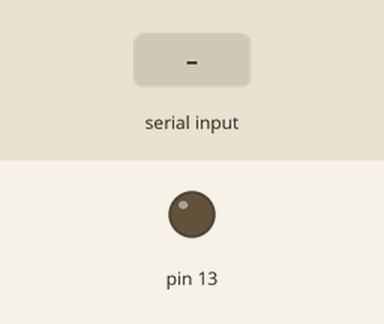
Bench run of a sketch on a simulated Arduino Uno, built with avr-gcc and run on an emulated ATmega328P. Shown: output pins drawn as LEDs (lit = HIGH). Inputs (shaded band) come from the test bench.

Above: at 1.2 s.
1.3 s: "s" received over Serial
At 2.5 s:
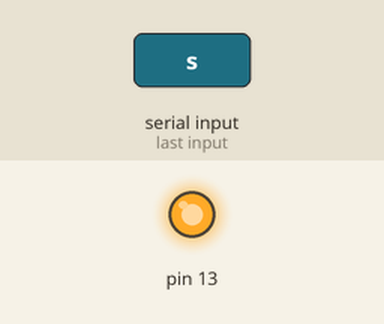
2.8 s: "q" received over Serial
At 3.7 s:
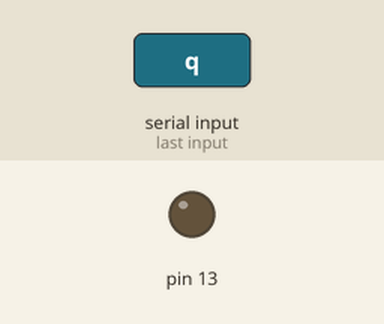
Timing chart, 0 to 5.8 s (numbered marks = the images above; inputs shaded):
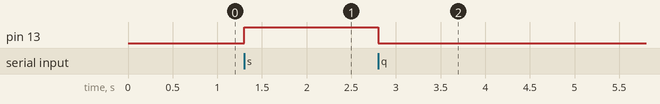

Measured:
- after the input at 1.3 s, pin 13: LOW → HIGH at once
- after the input at 2.8 s, pin 13: HIGH → LOW at once

The sketch:

Serial_Com_LED.ino
```cpp
void setup(){
  pinMode(13, OUTPUT);
  Serial.begin(9600);
}

void loop(){
  int inputchar;

  inputchar = Serial.read();

  if(inputchar != -1){
    switch(inputchar){
      case 's':
        digitalWrite(13, HIGH);
        break;

      case 'q':
        digitalWrite(13, LOW);
        break;
    }
  }
  else{
  }
}
```
